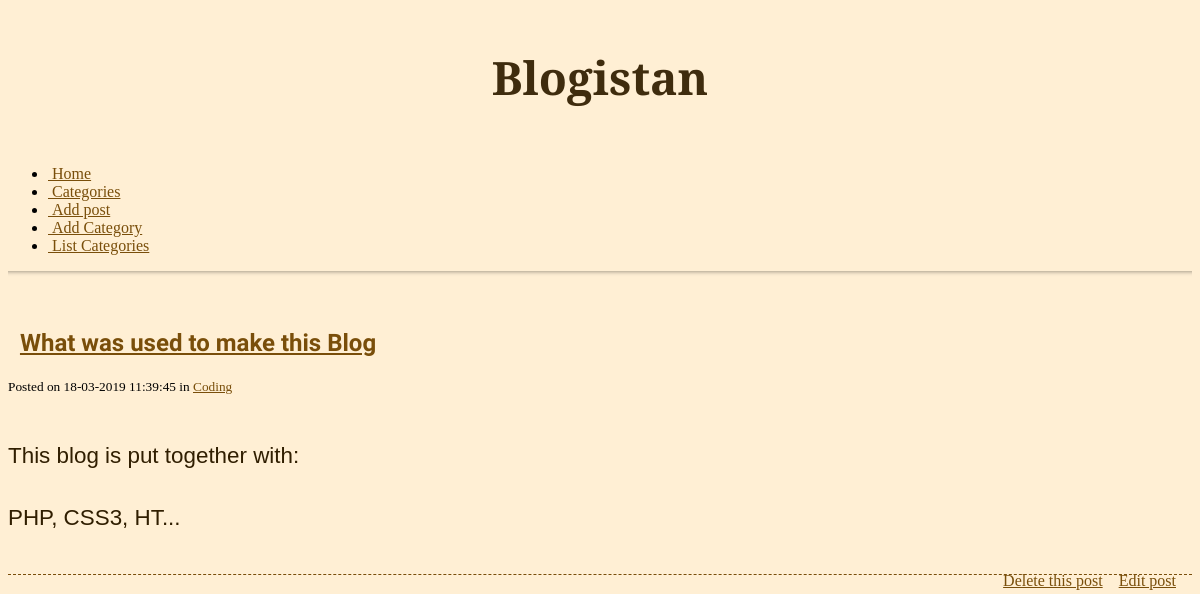
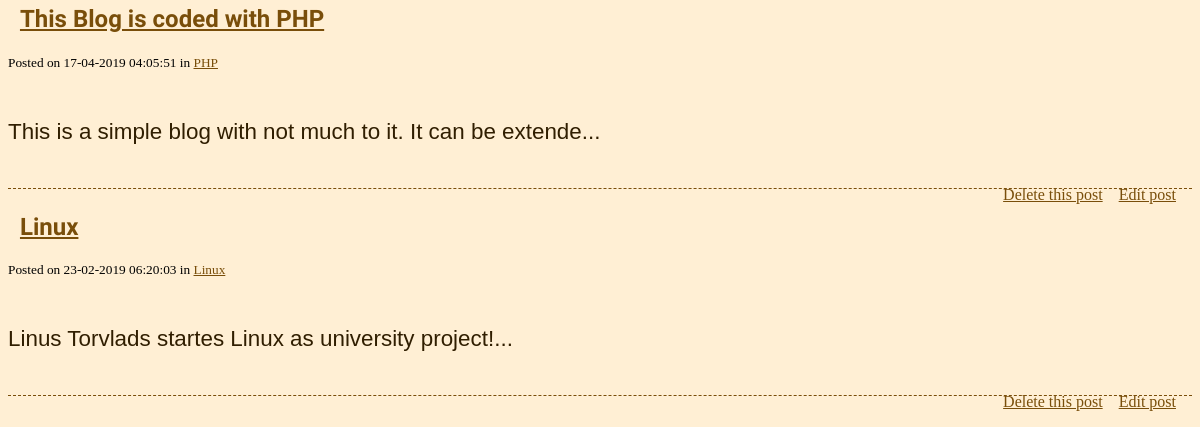
Before: / with the older database file (2 pictures, top to bottom).
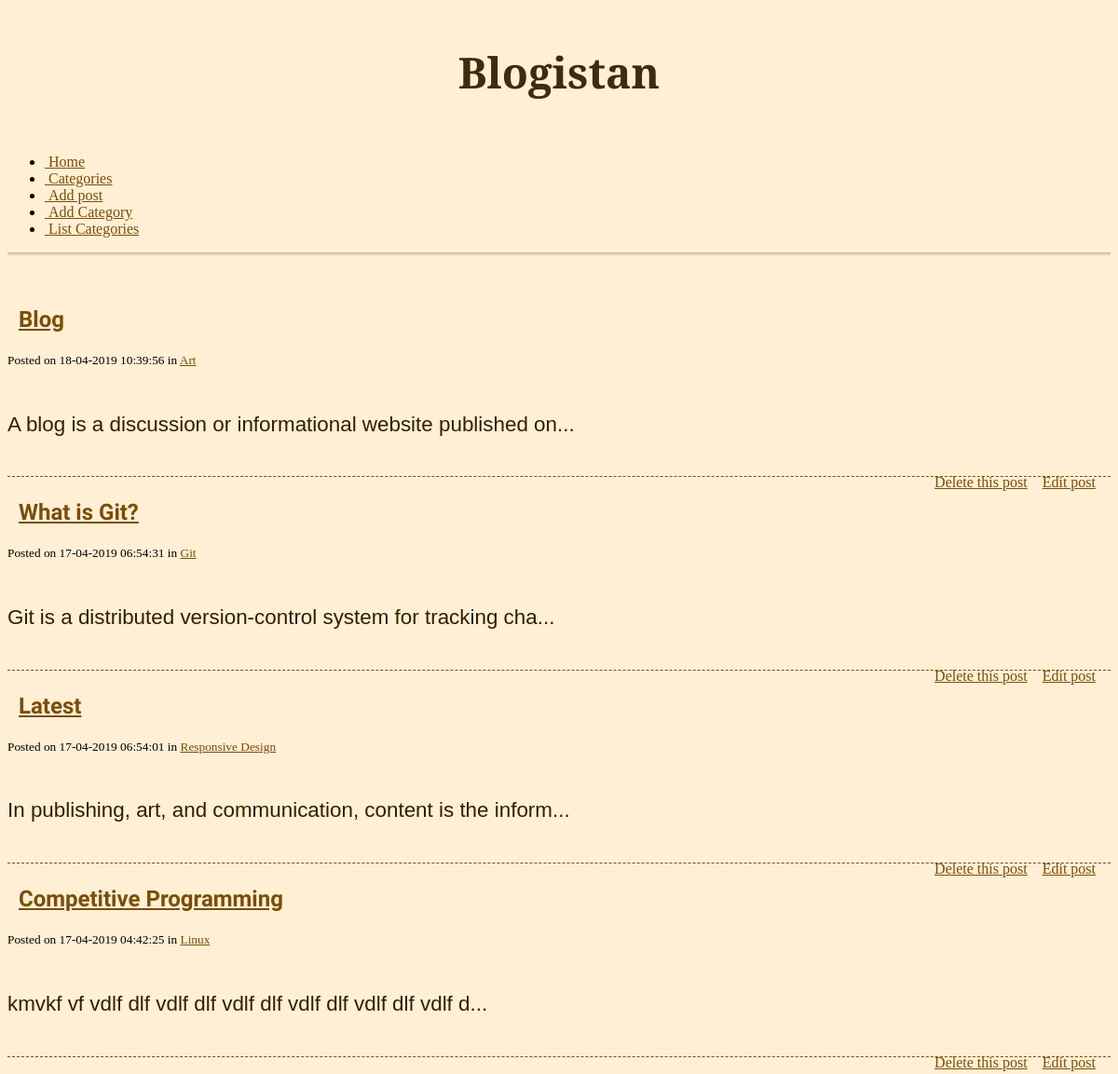
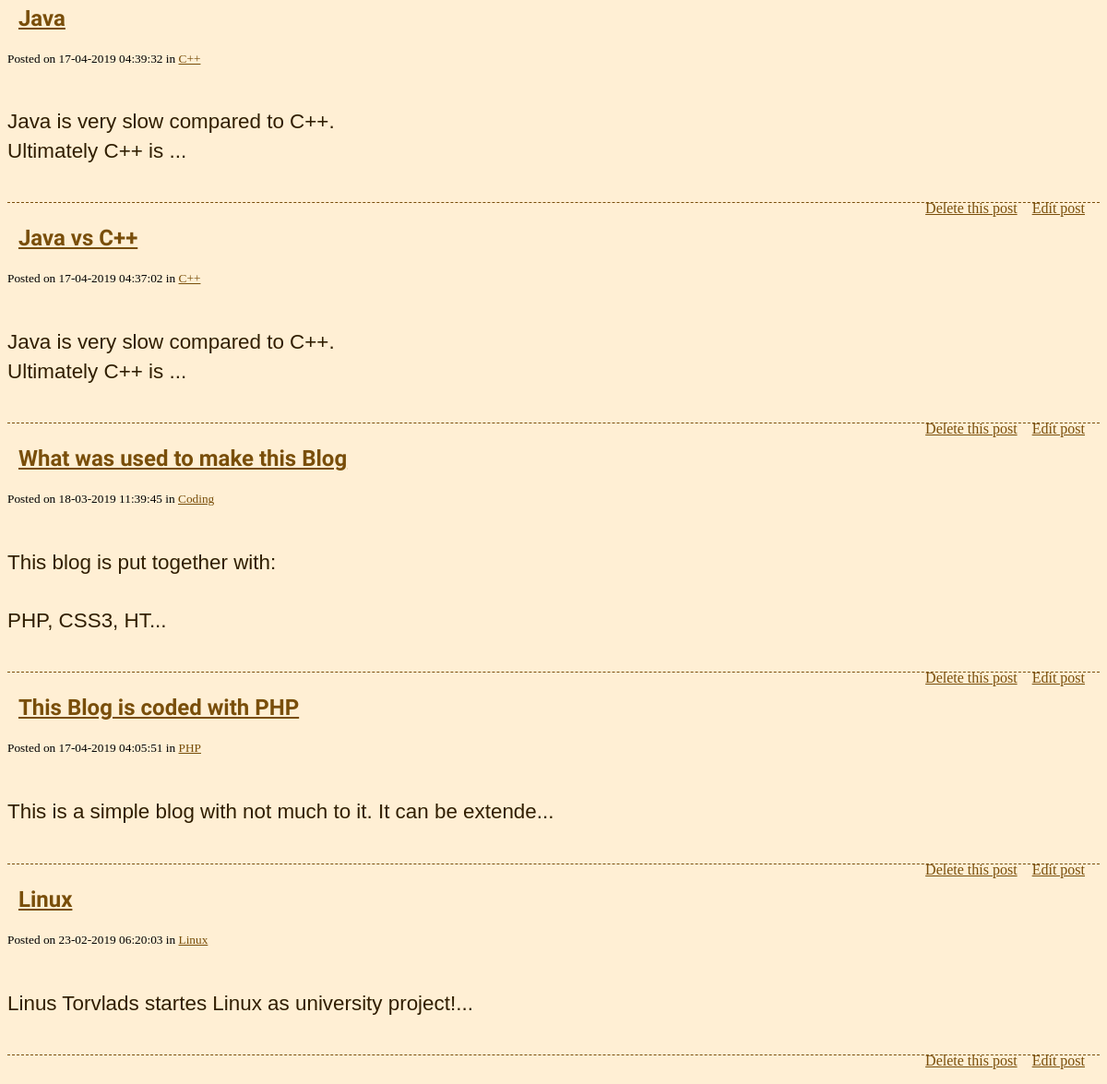
After: the same page with the newer database file (2 pictures, top to bottom).
### tables this page shows
CREATE TABLE `posts` (
  `id` int(6) NOT NULL AUTO_INCREMENT,
  `cat_id` int(3) NOT NULL,
  `title` varchar(255) NOT NULL,
  `contents` text NOT NULL,
  `date_posted` datetime NOT NULL,
  PRIMARY KEY (`id`)
);

### resources/func/blog.php (called while the page is built, shortened)
<?php
function get_posts($id = null, $cat_id = null) {
	$conn = mysqli_connect('localhost', 'root', 'root','blog');
	$posts = array();
	$query = "SELECT posts.id AS post_id, categories.id AS category_id, title, contents, date_posted, categories.name FROM posts INNER JOIN categories ON categories.id = posts.cat_id ";
	$query .= " ORDER BY `posts` . `id` DESC";
	$resultSet = mysqli_query($conn,$query);
	while ($row = mysqli_fetch_assoc($resultSet) ) {
		$posts[] = $row;
	}
	return $posts;
}
function fun_get_category($id = null){
	$category = '';
	$conn = mysqli_connect('localhost', 'root', 'root', 'blog');
	$resultSet = mysqli_query($conn, " SELECT name FROM categories where `id` = ${id}");
	while ($row = mysqli_fetch_assoc($resultSet)) {
		$category .= $row['name'];
	}
	return $category;
}

### index.php (the view, shortened to what this page needs)
<?php
$posts = get_posts(((isset($_GET['id'])) ? $_GET['id'] : null));
?>
<!DOCTYPE html>
<html lang="en">
<head>
	<?php include "includes/_head.php" ?>
</head>
<body>
	<div class="container">
		<div class="row">
			<div class="span6 offset3">
				<h1>Blogistan</h1>
				<br>
				<?php include "includes/_nav.php" ?>
				<hr>
				<br>
				<?php
				foreach ( $posts as $post ) {
					if ( ! category_exists('name', $post ['name'] ) ){
						$post['name'] = 'Uncategorised';
					}
					?>
					<div class="post">
						<h2><i class="icon-quote-left">&nbsp;&nbsp;</i><a href="index.php?id=<?php echo $post['post_id']; ?>"><?php echo $post['title']; ?></a></h2>
						<small> Posted on <?php echo date('d-m-Y h:i:s', strtotime($post['date_posted'])); ?>
							in <a href="category.php?id=
								<?php echo $post['category_id']; ?>">
								<?php
									$cat = fun_get_category($post['category_id']);
									echo $cat;
								?>
							</a>
						</small>
						<p class="post-content"><?php
							if(isset($_GET['id'])){
								echo nl2br($post['contents']);
							}
							else	echo substr(nl2br($post['contents']),0,60)."...";
						?></p>
						<div class="post-functions">
							<ul>
								<li><a href="delete_post.php?id=<?php echo $post["post_id"]; ?>">Delete this post</a></li>
								<li><a href="edit_post.php?id=<?php echo $post['post_id']; ?>"> Edit post</a></li>
							</ul>
						</div>
						<br />
					</div>
					<?php
				}
				?>
			</div>
		</div>
	</div>
</body>
</html>

### includes/_head.php (shortened to what this page needs)
<head>
        <link href="http://netdna.bootstrapcdn.com/twitter-bootstrap/2.3.2/css/bootstrap-combined.min.css" rel="stylesheet">
        <link rel="stylesheet" href="css/main.css">
        <link href="http://netdna.bootstrapcdn.com/font-awesome/3.2.1/css/font-awesome.css" rel="stylesheet">
</head>

### includes/_nav.php (shortened to what this page needs)
<nav>
	<ul class="btn-group">
		<li class="btn"><a href="index.php"><i class="icon-home">&nbsp;</i>Home</a></li>
		<li class="btn"><a href="category.php"><i class="icon-ellipsis-vertical">&nbsp;</i>Categories</a></li>
		<li class="btn"><a href="add_post.php"><i class="icon-plus-sign">&nbsp;</i>Add post</a></li>
		<li class="btn"><a href="add_category.php"><i class="icon-star">&nbsp;</i>Add Category </a></li>
		<li class="btn"><a href="category_list.php"><i class="icon-list">&nbsp;</i>List Categories</a></li>
	</ul>
</nav>

### css/main.css (style rules this page uses)
body { background-color: rgb(255, 239, 212); }
hr { height: 12px; border: 0; box-shadow: inset 0 12px 5px -12px rgba(0, 0, 0, 0.5); }
h1 { text-align: center; margin: 1em 0 0.5em 0; font-family: 'Alegreya', sans-serif; font-size: 46px; color: rgb(63, 44, 14); }
h2,h3 { font-family: 'Acme'; }
a { color: rgb(121, 78, 10); }
.post { margin-bottom: 1.5em; border-bottom: 1px dashed rgb(121, 78, 10); }
.post-content { padding-top: 1em; font-size: 1.4em; line-height: 1.4em; font-family: 'Arial'; color:rgb(48, 30, 0); }
.post-functions ul { float: right; }
.post-functions li { display: block; float: left; padding-right: 1em; }

Changed rows visible on the page:
added posts: title "Blog", date_posted "18-04-2019 10:39:56", cat "Art", contents "A blog is a discussion or informational website published on"
added posts: title "What is Git?", date_posted "17-04-2019 06:54:31", cat "Git", contents "Git is a distributed version-control system for tracking cha"
added posts: title "Latest", date_posted "17-04-2019 06:54:01", cat "Responsive Design", contents "In publishing, art, and communication, content is the inform"
added posts: title "Competitive Programming", date_posted "17-04-2019 04:42:25", cat "Linux", contents "kmvkf vf vdlf dlf vdlf dlf vdlf dlf vdlf dlf vdlf dlf vdlf d"
added posts: title "Java", date_posted "17-04-2019 04:39:32", cat "C++", contents "Java is very slow compared to C++. Ultimately C++ is"
added posts: title "Java vs C++", date_posted "17-04-2019 04:37:02", cat "C++", contents "Java is very slow compared to C++. Ultimately C++ is"
